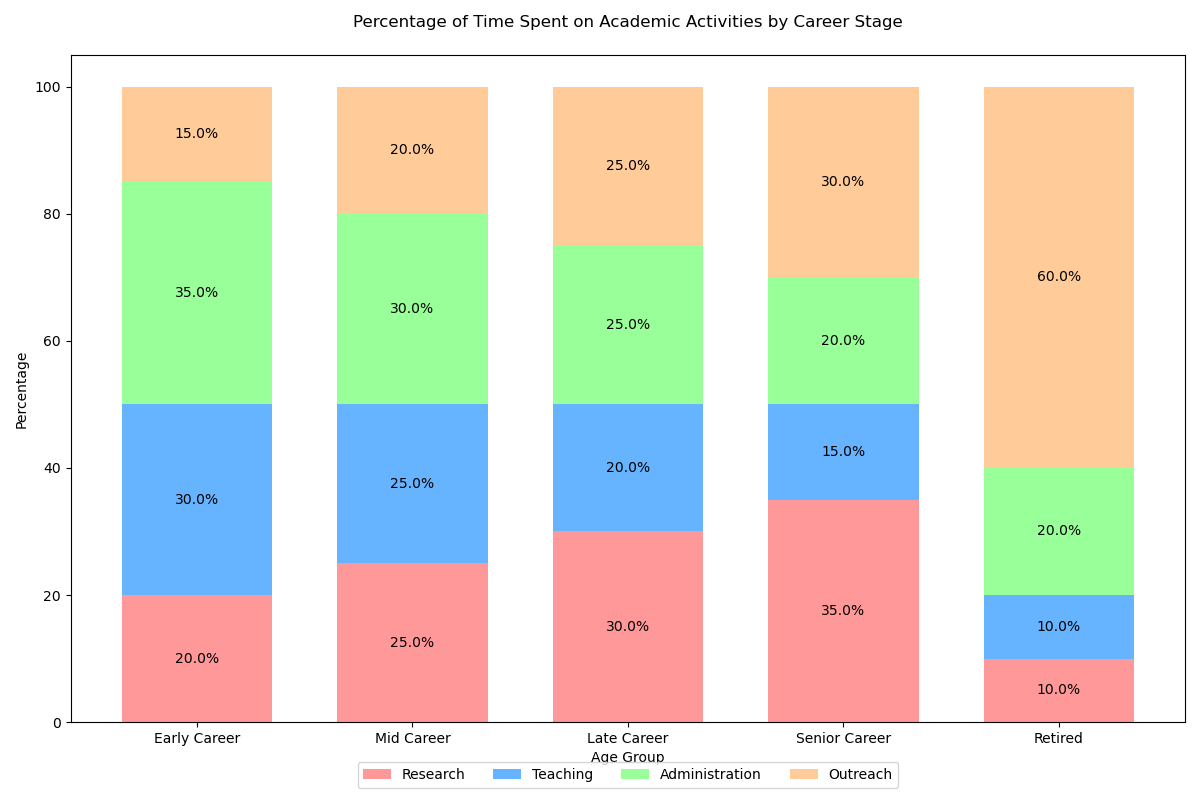

This figure's Python source:

import matplotlib.pyplot as plt
import pandas as pd
import seaborn as sns

data = [
    {'Age Group': 'Early Career', 'Research': 20, 'Teaching': 30, 'Administration': 35, 'Outreach': 15},
    {'Age Group': 'Mid Career', 'Research': 25, 'Teaching': 25, 'Administration': 30, 'Outreach': 20},
    {'Age Group': 'Late Career', 'Research': 30, 'Teaching': 20, 'Administration': 25, 'Outreach': 25},
    {'Age Group': 'Senior Career', 'Research': 35, 'Teaching': 15, 'Administration': 20, 'Outreach': 30},
    {'Age Group': 'Retired', 'Research': 10, 'Teaching': 10, 'Administration': 20, 'Outreach': 60}
]

df = pd.DataFrame(data)
df.set_index('Age Group', inplace=True)

df_percentage = df.div(df.sum(axis=1), axis=0) * 100

fig, ax = plt.subplots(figsize=(12, 8))

bar_width = 0.7
categories = df_percentage.index
colors = ['#ff9999', '#66b3ff', '#99ff99', '#ffcc99']

bottom = [0] * len(df_percentage)

for i, col in enumerate(df.columns):
    ax.bar(categories, df_percentage[col], bar_width, label=col, color=colors[i], bottom=bottom)
    bottom = bottom + df_percentage[col].values

ax.set_ylabel('Percentage')
ax.set_xlabel('Age Group')
ax.set_title('Percentage of Time Spent on Academic Activities by Career Stage', pad=20)
ax.legend(loc='upper center', bbox_to_anchor=(0.5, -0.05), ncol=4)

for p in ax.patches:
    width, height = p.get_width(), p.get_height()
    x, y = p.get_xy()
    if height > 0:
        ax.text(x + width / 2,
                y + height / 2,
                f"{height:.1f}%",
                ha='center',
                va='center')

plt.tight_layout()
plt.show()
